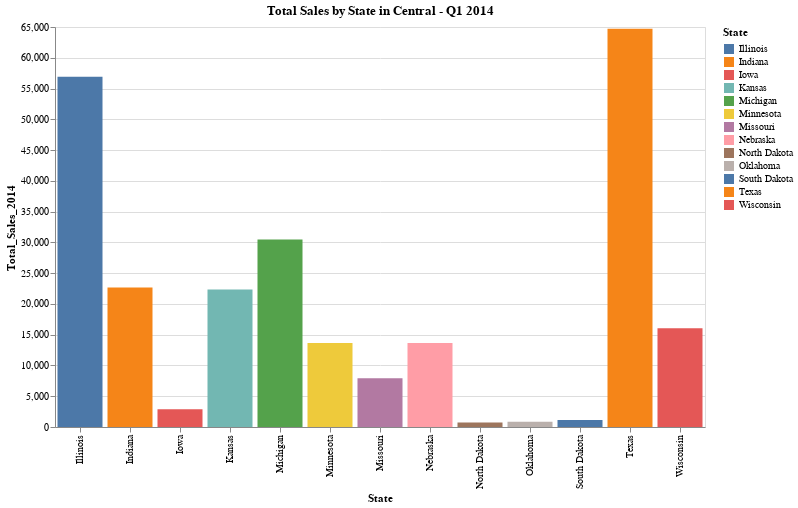
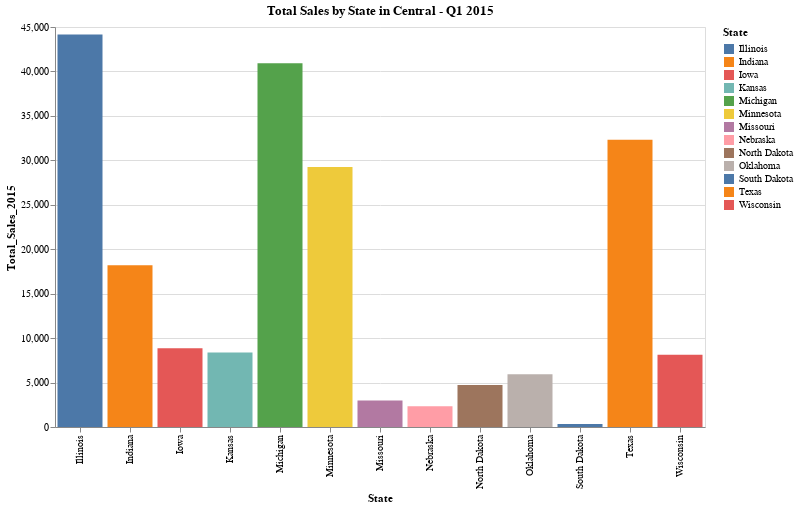
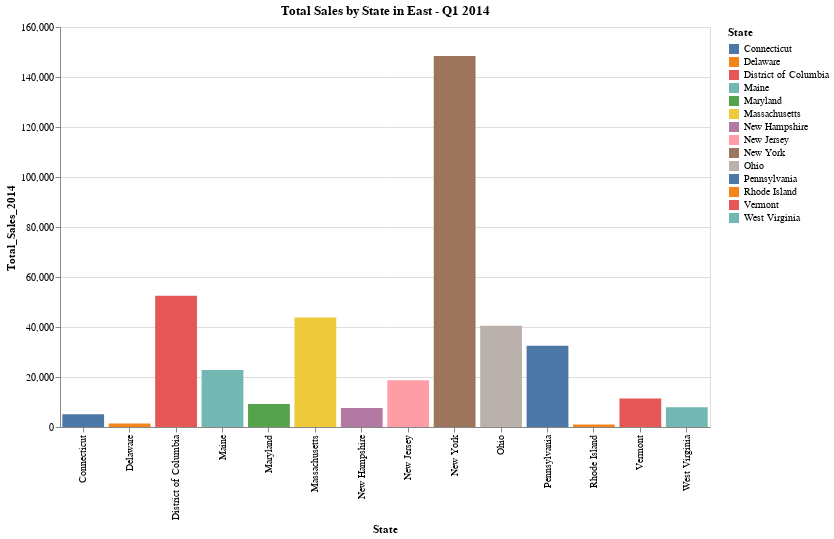
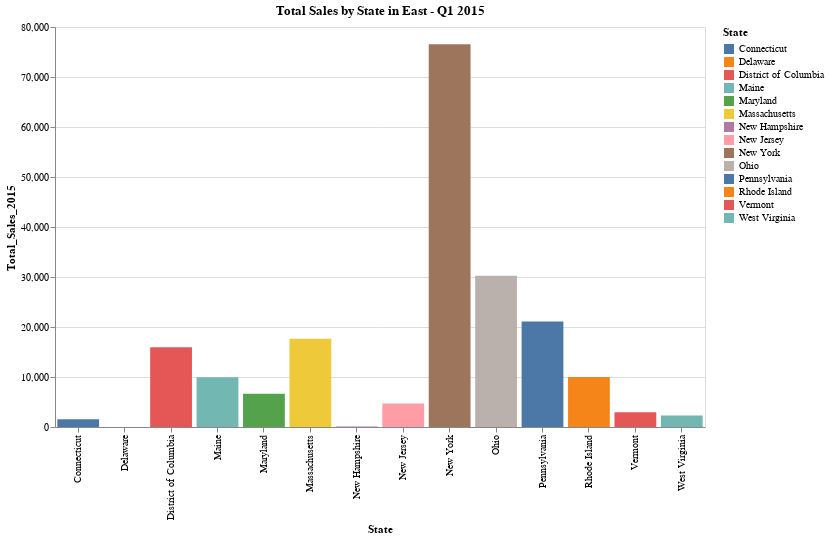

Notebook cell for these charts, in order:
### Markdown cell above
**Performance Bar Charts by State (Q1 2014 & Q1 2015)**

### Code cell
# Analysis by state within each region:
for region in geo_performance['Region'].unique():
  region_data = geo_performance[geo_performance['Region'] == region]
  region_data_sorted = region_data.sort_values(by='Total_Sales_2014', ascending=False)

  alt.Chart(region_data_sorted).mark_bar().encode(
      x='State',
      y='Total_Sales_2014',
      color='State',
      tooltip=['State', 'Total_Sales_2014', 'Total_Sales_2015']
  ).properties(
      title=f"Total Sales by State in {region} - Q1 2014",
      width=650,
      height=400
  ).display()

  alt.Chart(region_data_sorted).mark_bar().encode(
      x='State',
      y='Total_Sales_2015',
      color='State',
      tooltip=['State', 'Total_Sales_2014','Total_Sales_2015']
  ).properties(
      title=f"Total Sales by State in {region} - Q1 2015",
      width=650,
      height=400
  ).display()

### Figure 1 — Vega-Lite specification as saved in the notebook (floating-point values rounded to 4 significant figures)
{"config": {"view": {"continuousWidth": 300, "continuousHeight": 300}}, "data": {"name": "data-6c2d3e96c058f300e3e5170a96886624"}, "mark": {"type": "bar"}, "encoding": {"color": {"field": "State", "type": "nominal"}, "tooltip": [{"field": "State", "type": "nominal"}, {"field": "Total_Sales_2014", "type": "quantitative"}, {"field": "Total_Sales_2015", "type": "quantitative"}], "x": {"field": "State", "type": "nominal"}, "y": {"field": "Total_Sales_2014", "type": "quantitative"}}, "height": 400, "title": "Total Sales by State in Central - Q1 2014", "width": 650, "$schema": "https://vega.github.io/schema/vega-lite/v5.20.1.json", "datasets": {"data-6c2d3e96c058f300e3e5170a96886624": [{"Region": "Central", "State": "Texas", "Total_Sales_2014": 64730.0, "Total_Quantity_2014": 1000, "Total_Sales_2015": 32300.0, "Total_Quantity_2015": 576.0}, {"Region": "Central", "State": "Illinois", "Total_Sales_2014": 56910.0, "Total_Quantity_2014": 651, "Total_Sales_2015": 44170.0, "Total_Quantity_2015": 731.0}, {"Region": "Central", "State": "Michigan", "Total_Sales_2014": 30470.0, "Total_Quantity_2014": 323, "Total_Sales_2015": 40920.0, "Total_Quantity_2015": 583.0}, {"Region": "Central", "State": "Indiana", "Total_Sales_2014": 22680.0, "Total_Quantity_2014": 348, "Total_Sales_2015": 18190.0, "Total_Quantity_2015": 223.0}, {"Region": "Central", "State": "Kansas", "Total_Sales_2014": 22330.0, "Total_Quantity_2014": 144, "Total_Sales_2015": 8381.0, "Total_Quantity_2015": 156.0}, {"Region": "Central", "State": "Wisconsin", "Total_Sales_2014": 16050.0, "Total_Quantity_2014": 247, "Total_Sales_2015": 8141.0, "Total_Quantity_2015": 191.0}, {"Region": "Central", "State": "Minnesota", "Total_Sales_2014": 13670.0, "Total_Quantity_2014": 264, "Total_Sales_2015": 29250.0, "Total_Quantity_2015": 275.0}, {"Region": "Central", "State": "Nebraska", "Total_Sales_2014": 13660.0, "Total_Quantity_2014": 117, "Total_Sales_2015": 2332.0, "Total_Quantity_2015": 27.0}, {"Region": "Central", "State": "Missouri", "Total_Sales_2014": 7934.0, "Total_Quantity_2014": 108, "Total_Sales_2015": 2989.0, "Total_Quantity_2015": 105.0}, {"Region": "Central", "State": "Iowa", "Total_Sales_2014": 2892.0, "Total_Quantity_2014": 63, "Total_Sales_2015": 8857.0, "Total_Quantity_2015": 181.0}, {"Region": "Central", "State": "South Dakota", "Total_Sales_2014": 1129.0, "Total_Quantity_2014": 24, "Total_Sales_2015": 324.3, "Total_Quantity_2015": 33.0}, {"Region": "Central", "State": "Oklahoma", "Total_Sales_2014": 856.4, "Total_Quantity_2014": 43, "Total_Sales_2015": 5928.0, "Total_Quantity_2015": 70.0}, {"Region": "Central", "State": "North Dakota", "Total_Sales_2014": 718.0, "Total_Quantity_2014": 23, "Total_Sales_2015": 4725.0, "Total_Quantity_2015": 69.0}]}}

### Figure 2 — Vega-Lite specification as saved in the notebook (floating-point values rounded to 4 significant figures)
{"config": {"view": {"continuousWidth": 300, "continuousHeight": 300}}, "data": {"name": "data-6c2d3e96c058f300e3e5170a96886624"}, "mark": {"type": "bar"}, "encoding": {"color": {"field": "State", "type": "nominal"}, "tooltip": [{"field": "State", "type": "nominal"}, {"field": "Total_Sales_2014", "type": "quantitative"}, {"field": "Total_Sales_2015", "type": "quantitative"}], "x": {"field": "State", "type": "nominal"}, "y": {"field": "Total_Sales_2015", "type": "quantitative"}}, "height": 400, "title": "Total Sales by State in Central - Q1 2015", "width": 650, "$schema": "https://vega.github.io/schema/vega-lite/v5.20.1.json", "datasets": {"data-6c2d3e96c058f300e3e5170a96886624": [{"Region": "Central", "State": "Texas", "Total_Sales_2014": 64730.0, "Total_Quantity_2014": 1000, "Total_Sales_2015": 32300.0, "Total_Quantity_2015": 576.0}, {"Region": "Central", "State": "Illinois", "Total_Sales_2014": 56910.0, "Total_Quantity_2014": 651, "Total_Sales_2015": 44170.0, "Total_Quantity_2015": 731.0}, {"Region": "Central", "State": "Michigan", "Total_Sales_2014": 30470.0, "Total_Quantity_2014": 323, "Total_Sales_2015": 40920.0, "Total_Quantity_2015": 583.0}, {"Region": "Central", "State": "Indiana", "Total_Sales_2014": 22680.0, "Total_Quantity_2014": 348, "Total_Sales_2015": 18190.0, "Total_Quantity_2015": 223.0}, {"Region": "Central", "State": "Kansas", "Total_Sales_2014": 22330.0, "Total_Quantity_2014": 144, "Total_Sales_2015": 8381.0, "Total_Quantity_2015": 156.0}, {"Region": "Central", "State": "Wisconsin", "Total_Sales_2014": 16050.0, "Total_Quantity_2014": 247, "Total_Sales_2015": 8141.0, "Total_Quantity_2015": 191.0}, {"Region": "Central", "State": "Minnesota", "Total_Sales_2014": 13670.0, "Total_Quantity_2014": 264, "Total_Sales_2015": 29250.0, "Total_Quantity_2015": 275.0}, {"Region": "Central", "State": "Nebraska", "Total_Sales_2014": 13660.0, "Total_Quantity_2014": 117, "Total_Sales_2015": 2332.0, "Total_Quantity_2015": 27.0}, {"Region": "Central", "State": "Missouri", "Total_Sales_2014": 7934.0, "Total_Quantity_2014": 108, "Total_Sales_2015": 2989.0, "Total_Quantity_2015": 105.0}, {"Region": "Central", "State": "Iowa", "Total_Sales_2014": 2892.0, "Total_Quantity_2014": 63, "Total_Sales_2015": 8857.0, "Total_Quantity_2015": 181.0}, {"Region": "Central", "State": "South Dakota", "Total_Sales_2014": 1129.0, "Total_Quantity_2014": 24, "Total_Sales_2015": 324.3, "Total_Quantity_2015": 33.0}, {"Region": "Central", "State": "Oklahoma", "Total_Sales_2014": 856.4, "Total_Quantity_2014": 43, "Total_Sales_2015": 5928.0, "Total_Quantity_2015": 70.0}, {"Region": "Central", "State": "North Dakota", "Total_Sales_2014": 718.0, "Total_Quantity_2014": 23, "Total_Sales_2015": 4725.0, "Total_Quantity_2015": 69.0}]}}

### Figure 3 — Vega-Lite specification as saved in the notebook (floating-point values rounded to 4 significant figures)
{"config": {"view": {"continuousWidth": 300, "continuousHeight": 300}}, "data": {"name": "data-ede06aa0e172015b9be938d689fb738c"}, "mark": {"type": "bar"}, "encoding": {"color": {"field": "State", "type": "nominal"}, "tooltip": [{"field": "State", "type": "nominal"}, {"field": "Total_Sales_2014", "type": "quantitative"}, {"field": "Total_Sales_2015", "type": "quantitative"}], "x": {"field": "State", "type": "nominal"}, "y": {"field": "Total_Sales_2014", "type": "quantitative"}}, "height": 400, "title": "Total Sales by State in East - Q1 2014", "width": 650, "$schema": "https://vega.github.io/schema/vega-lite/v5.20.1.json", "datasets": {"data-ede06aa0e172015b9be938d689fb738c": [{"Region": "East", "State": "New York", "Total_Sales_2014": 148400.0, "Total_Quantity_2014": 1454, "Total_Sales_2015": 76570.0, "Total_Quantity_2015": 1013.0}, {"Region": "East", "State": "District of Columbia", "Total_Sales_2014": 52510.0, "Total_Quantity_2014": 309, "Total_Sales_2015": 15950.0, "Total_Quantity_2015": 291.0}, {"Region": "East", "State": "Massachusetts", "Total_Sales_2014": 43770.0, "Total_Quantity_2014": 589, "Total_Sales_2015": 17650.0, "Total_Quantity_2015": 259.0}, {"Region": "East", "State": "Ohio", "Total_Sales_2014": 40490.0, "Total_Quantity_2014": 555, "Total_Sales_2015": 30230.0, "Total_Quantity_2015": 290.0}, {"Region": "East", "State": "Pennsylvania", "Total_Sales_2014": 32480.0, "Total_Quantity_2014": 537, "Total_Sales_2015": 21100.0, "Total_Quantity_2015": 297.0}, {"Region": "East", "State": "Maine", "Total_Sales_2014": 22760.0, "Total_Quantity_2014": 149, "Total_Sales_2015": 9970.0, "Total_Quantity_2015": 99.0}, {"Region": "East", "State": "New Jersey", "Total_Sales_2014": 18690.0, "Total_Quantity_2014": 220, "Total_Sales_2015": 4717.0, "Total_Quantity_2015": 104.0}, {"Region": "East", "State": "Vermont", "Total_Sales_2014": 11430.0, "Total_Quantity_2014": 65, "Total_Sales_2015": 2937.0, "Total_Quantity_2015": 41.0}, {"Region": "East", "State": "Maryland", "Total_Sales_2014": 9212.0, "Total_Quantity_2014": 170, "Total_Sales_2015": 6632.0, "Total_Quantity_2015": 143.0}, {"Region": "East", "State": "West Virginia", "Total_Sales_2014": 7913.0, "Total_Quantity_2014": 92, "Total_Sales_2015": 2284.0, "Total_Quantity_2015": 22.0}, {"Region": "East", "State": "New Hampshire", "Total_Sales_2014": 7625.0, "Total_Quantity_2014": 98, "Total_Sales_2015": 115.9, "Total_Quantity_2015": 12.0}, {"Region": "East", "State": "Connecticut", "Total_Sales_2014": 5132.0, "Total_Quantity_2014": 108, "Total_Sales_2015": 1541.0, "Total_Quantity_2015": 36.0}, {"Region": "East", "State": "Delaware", "Total_Sales_2014": 1392.0, "Total_Quantity_2014": 25, "Total_Sales_2015": 0.0, "Total_Quantity_2015": 0.0}, {"Region": "East", "State": "Rhode Island", "Total_Sales_2014": 1038.0, "Total_Quantity_2014": 32, "Total_Sales_2015": 10000.0, "Total_Quantity_2015": 21.0}]}}

### Figure 4 — Vega-Lite specification as saved in the notebook (floating-point values rounded to 4 significant figures)
{"config": {"view": {"continuousWidth": 300, "continuousHeight": 300}}, "data": {"name": "data-ede06aa0e172015b9be938d689fb738c"}, "mark": {"type": "bar"}, "encoding": {"color": {"field": "State", "type": "nominal"}, "tooltip": [{"field": "State", "type": "nominal"}, {"field": "Total_Sales_2014", "type": "quantitative"}, {"field": "Total_Sales_2015", "type": "quantitative"}], "x": {"field": "State", "type": "nominal"}, "y": {"field": "Total_Sales_2015", "type": "quantitative"}}, "height": 400, "title": "Total Sales by State in East - Q1 2015", "width": 650, "$schema": "https://vega.github.io/schema/vega-lite/v5.20.1.json", "datasets": {"data-ede06aa0e172015b9be938d689fb738c": [{"Region": "East", "State": "New York", "Total_Sales_2014": 148400.0, "Total_Quantity_2014": 1454, "Total_Sales_2015": 76570.0, "Total_Quantity_2015": 1013.0}, {"Region": "East", "State": "District of Columbia", "Total_Sales_2014": 52510.0, "Total_Quantity_2014": 309, "Total_Sales_2015": 15950.0, "Total_Quantity_2015": 291.0}, {"Region": "East", "State": "Massachusetts", "Total_Sales_2014": 43770.0, "Total_Quantity_2014": 589, "Total_Sales_2015": 17650.0, "Total_Quantity_2015": 259.0}, {"Region": "East", "State": "Ohio", "Total_Sales_2014": 40490.0, "Total_Quantity_2014": 555, "Total_Sales_2015": 30230.0, "Total_Quantity_2015": 290.0}, {"Region": "East", "State": "Pennsylvania", "Total_Sales_2014": 32480.0, "Total_Quantity_2014": 537, "Total_Sales_2015": 21100.0, "Total_Quantity_2015": 297.0}, {"Region": "East", "State": "Maine", "Total_Sales_2014": 22760.0, "Total_Quantity_2014": 149, "Total_Sales_2015": 9970.0, "Total_Quantity_2015": 99.0}, {"Region": "East", "State": "New Jersey", "Total_Sales_2014": 18690.0, "Total_Quantity_2014": 220, "Total_Sales_2015": 4717.0, "Total_Quantity_2015": 104.0}, {"Region": "East", "State": "Vermont", "Total_Sales_2014": 11430.0, "Total_Quantity_2014": 65, "Total_Sales_2015": 2937.0, "Total_Quantity_2015": 41.0}, {"Region": "East", "State": "Maryland", "Total_Sales_2014": 9212.0, "Total_Quantity_2014": 170, "Total_Sales_2015": 6632.0, "Total_Quantity_2015": 143.0}, {"Region": "East", "State": "West Virginia", "Total_Sales_2014": 7913.0, "Total_Quantity_2014": 92, "Total_Sales_2015": 2284.0, "Total_Quantity_2015": 22.0}, {"Region": "East", "State": "New Hampshire", "Total_Sales_2014": 7625.0, "Total_Quantity_2014": 98, "Total_Sales_2015": 115.9, "Total_Quantity_2015": 12.0}, {"Region": "East", "State": "Connecticut", "Total_Sales_2014": 5132.0, "Total_Quantity_2014": 108, "Total_Sales_2015": 1541.0, "Total_Quantity_2015": 36.0}, {"Region": "East", "State": "Delaware", "Total_Sales_2014": 1392.0, "Total_Quantity_2014": 25, "Total_Sales_2015": 0.0, "Total_Quantity_2015": 0.0}, {"Region": "East", "State": "Rhode Island", "Total_Sales_2014": 1038.0, "Total_Quantity_2014": 32, "Total_Sales_2015": 10000.0, "Total_Quantity_2015": 21.0}]}}
